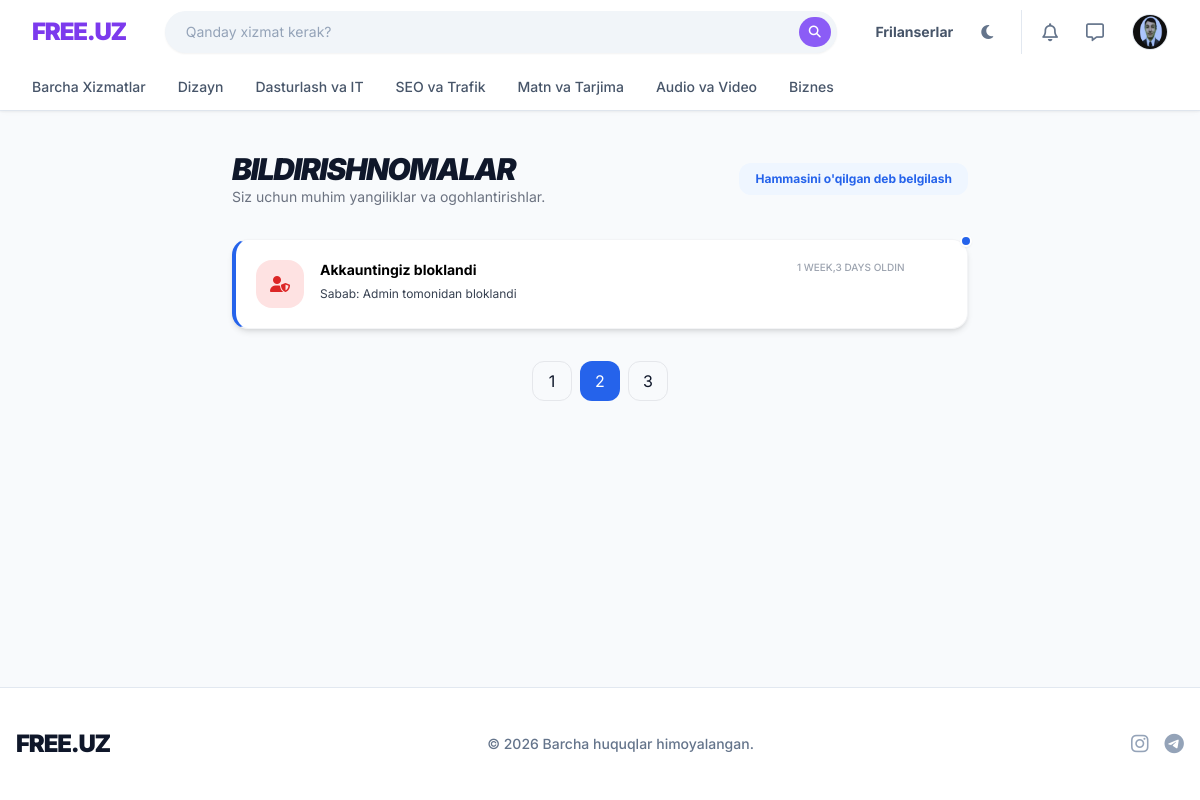
The page /notifications/ (signed in) on the database its author committed.
### Client/models.py (models this page shows, shortened)
class User(AbstractUser):
    ROLE_CLIENT    = 'client'
    ROLE_DEVELOPER = 'developer'
    ROLE_ADMIN     = 'admin'
    ROLE_CHOICES   = [
        (ROLE_CLIENT,    'Mijoz'),
        (ROLE_DEVELOPER, 'Dasturchi'),
        (ROLE_ADMIN,     'Admin'),
    ]
    email         = models.EmailField(unique=True, verbose_name='Email')
    role          = models.CharField(max_length=20, choices=ROLE_CHOICES, default=ROLE_CLIENT)
    avatar        = models.ImageField(upload_to='avatars/', blank=True, null=True)
    phone         = models.CharField(max_length=20, blank=True, null=True)
    company       = models.CharField(max_length=200, blank=True, null=True)
    bio           = models.TextField(max_length=1000, blank=True, null=True)
    portfolio_url = models.URLField(blank=True, null=True)
    skills        = models.JSONField(default=list, blank=True, null=True)
    contact_public = models.BooleanField(default=True)
    is_verified   = models.BooleanField(default=False)
    is_blocked    = models.BooleanField(default=False)
    block_reason  = models.TextField(blank=True, null=True)
    created_at    = models.DateTimeField(auto_now_add=True)
    updated_at    = models.DateTimeField(auto_now=True)
    USERNAME_FIELD  = 'email'
    REQUIRED_FIELDS = ['username', 'first_name', 'last_name']
    class Meta:
        verbose_name = 'Foydalanuvchi'
        verbose_name_plural = 'Foydalanuvchilar'

class Notification(models.Model):
    TYPE_CHOICES = [
        ('order_new',       'Yangi buyurtma'),
        ('order_accepted',  'Buyurtma qabul qilindi'),
        ('order_rejected',  'Buyurtma rad etildi'),
        ('order_delivered', 'Ish topshirildi'),
        ('order_completed', 'Buyurtma tugallandi'),
        ('order_revision',  'Tuzatish so\'raldi'),
        ('order_dispute',   'Nizo ochildi'),
        ('order_cancelled', 'Buyurtma bekor qilindi'),
        ('payment_hold',    'To\'lov ushlab qolindi'),
        ('payment_released','To\'lov o\'tkazildi'),
        ('payment_refunded','To\'lov qaytarildi'),
        ('review_new',      'Yangi sharh'),
        ('complaint_new',   'Yangi shikoyat'),
        ('account_blocked', 'Akkaunt bloklandi'),
        ('account_verified','Akkaunt tasdiqlandi'),
    ]
    recipient  = models.ForeignKey(User, on_delete=models.CASCADE, related_name='notifications')
    type       = models.CharField(max_length=50, choices=TYPE_CHOICES)
    title      = models.CharField(max_length=200)
    message    = models.TextField(max_length=500)
    order      = models.ForeignKey(Order, on_delete=models.SET_NULL, null=True, blank=True, related_name='notifications')
    is_read    = models.BooleanField(default=False)
    created_at = models.DateTimeField(auto_now_add=True)
    class Meta:
        verbose_name = 'Bildirishnoma'
        verbose_name_plural = 'Bildirishnomalar'
        ordering = ['-created_at']

### Client/views.py (the view)
# urls.py: path('notifications/',                    views.NotificationListView.as_view(), name='notifications'),
class NotificationListView(View):
    def get(self, request):
        if not request.user.is_authenticated:
            return redirect('client:login')
        notifs = Notification.objects.filter(recipient=request.user).order_by('-created_at')
        filter_type = request.GET.get('filter')
        if filter_type == 'unread':
            notifs = notifs.filter(is_read=False)
        from django.core.paginator import Paginator
        paginator = Paginator(notifs, 20)
        page = request.GET.get('page')
        page_obj = paginator.get_page(page)
        return render(request, 'notifications/list.html', {
            'page_obj': page_obj,
            'notifications': page_obj
        })

### templates/notifications/list.html (shortened to what this page needs)
{% extends 'base.html' %}
{% block content %}
<div class="py-10 max-w-3xl mx-auto px-4">
    <div class="flex items-center justify-between mb-8">
        <div>
            <h1 class="text-3xl font-black italic uppercase tracking-tighter">Bildirishnomalar</h1>
            <p class="text-gray-500 dark:text-gray-400 text-sm">Siz uchun muhim yangiliklar va ogohlantirishlar.</p>
        </div>
        <form method="post" action="#">
            <button type="submit" class="text-xs font-bold text-blue-600 hover:text-blue-700 bg-blue-50 dark:bg-blue-900/20 px-4 py-2 rounded-xl transition">
                Hammasini o'qilgan deb belgilash
            </button>
        </form>
    </div>
    <div class="space-y-3">
        {% for notification in notifications %}
        <div class="relative group">
            <div class="{% if not notification.is_read %}bg-white dark:bg-zinc-900 border-l-4 border-l-blue-600 shadow-md{% else %}bg-gray-50/50 dark:bg-black border-l-4 border-l-transparent{% endif %}
                        rounded-2xl p-5 border border-gray-100 dark:border-zinc-800 transition-all duration-300 hover:shadow-lg flex items-start gap-4">
                <div class="w-12 h-12 rounded-2xl flex-shrink-0 flex items-center justify-center
                    {% if 'order' in notification.type %}bg-blue-100 text-blue-600 dark:bg-blue-900/30
                    {% elif 'payment' in notification.type %}bg-green-100 text-green-600 dark:bg-green-900/30
                    {% elif 'account' in notification.type %}bg-red-100 text-red-600 dark:bg-red-900/30
                    {% else %}bg-blue-50 text-blue-500 dark:bg-zinc-800{% endif %}">
                    {% if 'order' in notification.type %}<i class="fa-solid fa-cart-shopping"></i>
                    {% elif 'payment' in notification.type %}<i class="fa-solid fa-credit-card"></i>
                    {% elif 'account' in notification.type %}<i class="fa-solid fa-user-shield"></i>
                    {% elif 'complaint' in notification.type %}<i class="fa-solid fa-circle-exclamation"></i>
                    {% else %}<i class="fa-solid fa-bell"></i>{% endif %}
                </div>
                <div class="flex-1">
                    <div class="flex justify-between items-start mb-1">
                        <h4 class="font-bold text-sm {% if not notification.is_read %}text-black dark:text-white{% else %}text-gray-500{% endif %}">
                            {{ notification.title }}
                        </h4>
                        <span class="text-[10px] text-gray-400 font-medium uppercase">{{ notification.created_at|timesince }} oldin</span>
                    </div>
                    <p class="text-xs leading-relaxed {% if not notification.is_read %}text-gray-700 dark:text-zinc-300{% else %}text-gray-400{% endif %}">
                        {{ notification.message }}
                    </p>
                </div>
            </div>
            {% if not notification.is_read %}
            <div class="absolute -top-1 -right-1 w-3 h-3 bg-blue-600 rounded-full border-2 border-white dark:border-black shadow-sm animate-pulse"></div>
            {% endif %}
        </div>
        {% endfor %}
    </div>
    <div class="mt-8 flex justify-center">
        <nav class="flex gap-2">
            <button class="w-10 h-10 rounded-xl border dark:border-gray-700 flex items-center justify-center hover:bg-gray-50 dark:hover:bg-gray-700 transition">1</button>
            <button class="w-10 h-10 rounded-xl bg-blue-600 text-white flex items-center justify-center">2</button>
            <button class="w-10 h-10 rounded-xl border dark:border-gray-700 flex items-center justify-center hover:bg-gray-50 dark:hover:bg-gray-700 transition">3</button>
        </nav>
    </div>
</div>
{% endblock %}

### templates/base.html (shortened to what this page needs)
{% load static %}
<!DOCTYPE html>
<html lang="uz" class="light">
<head>
    <script src="https://cdn.tailwindcss.com"></script>
    <link rel="stylesheet" href="https://cdnjs.cloudflare.com/ajax/libs/font-awesome/6.4.0/css/all.min.css">
</head>
<body class="bg-slate-50 dark:bg-darkbg text-slate-900 dark:text-slate-200 transition-colors duration-300 flex flex-col min-h-screen">
    <header class="bg-white dark:bg-darkcard border-b border-slate-200 dark:border-slate-800 sticky top-0 z-50 shadow-sm">
        <div class="max-w-7xl mx-auto px-4 sm:px-6 lg:px-8">
            <div class="flex justify-between h-16 items-center gap-4">
                <a href="/" class="text-2xl font-[900] text-primary-600 dark:text-primary-400 tracking-tighter flex-shrink-0">FREE.UZ</a>
                <div class="flex-1 max-w-2xl hidden md:block">
                    <form action="{% url 'client:service_list' %}" method="get" class="relative group">
                        <input type="text" name="q" placeholder="Qanday xizmat kerak?"
                               class="w-full bg-slate-100 dark:bg-black/50 border border-transparent dark:border-slate-700/50 text-sm rounded-full pl-5 pr-12 py-2.5 outline-none focus:border-primary-500 focus:bg-white dark:focus:bg-black transition-all shadow-sm placeholder-slate-400 dark:placeholder-slate-500">
                        <button type="submit" class="absolute right-1.5 top-1.5 bottom-1.5 w-8 flex items-center justify-center bg-primary-500 hover:bg-primary-600 text-white rounded-full transition-colors">
                            <i class="fa-solid fa-search text-xs"></i>
                        </button>
                    </form>
                </div>
                <div class="flex items-center gap-3 md:gap-5 flex-shrink-0">
                    <a href="{% url 'client:developer_list' %}" class="hidden lg:block text-slate-600 dark:text-slate-300 hover:text-primary-600 dark:hover:text-primary-400 text-sm font-bold transition-colors">Frilanserlar</a>
                    <button id="theme-toggle" class="p-2 text-slate-500 hover:bg-slate-100 dark:hover:bg-slate-800 rounded-full transition-colors">
                        <i id="theme-toggle-dark-icon" class="hidden fa-solid fa-moon"></i>
                    </button>
                    {% if user.is_authenticated %}
                        <div class="flex items-center gap-3 border-l pl-3 border-slate-200 dark:border-slate-700">
                            <a href="{% url 'client:notifications' %}" class="p-2 text-slate-500 hover:text-primary-500 relative transition-colors">
                                <i class="fa-regular fa-bell text-lg"></i>
                            </a>
                            <a href="{% url 'client:chat_list' %}" class="p-2 text-slate-500 hover:text-primary-500 relative transition-colors hidden sm:block">
                                <i class="fa-regular fa-message text-lg"></i>
                            </a>
                            <div class="relative group ml-2">
                                <a href="{% url 'client:profile_detail' user.username %}" class="flex items-center gap-2 cursor-pointer">
                                    {% if user.avatar %}
                                        <img src="{{ user.avatar.url }}" class="w-9 h-9 rounded-full object-cover border border-slate-200 dark:border-slate-700">
                                    {% else %}
                                        <div class="w-9 h-9 rounded-full bg-primary-100 dark:bg-primary-900/30 text-primary-600 dark:text-primary-400 flex items-center justify-center font-bold text-sm border border-primary-200 dark:border-primary-800">
                                            {{ user.username|first|upper }}
                                        </div>
                                    {% endif %}
                                </a>
                            </div>
                        </div>
                    {% endif %}
                </div>
            </div>
        </div>
        <div class="border-t border-slate-100 dark:border-slate-800/50 hidden md:block border-b border-transparent shadow-[0_4px_6px_-1px_rgba(0,0,0,0.02)]">
            <div class="max-w-7xl mx-auto px-4 sm:px-6 lg:px-8">
                <ul class="flex space-x-8 overflow-x-auto py-3 text-sm font-medium text-slate-600 dark:text-slate-400">
                    <li><a href="{% url 'client:service_list' %}" class="hover:text-primary-600 dark:hover:text-primary-400 whitespace-nowrap transition-colors">Barcha Xizmatlar</a></li>
                    <li><a href="{% url 'client:service_list' %}?category=dizayn" class="hover:text-primary-600 dark:hover:text-primary-400 whitespace-nowrap transition-colors">Dizayn</a></li>
                    <li><a href="{% url 'client:service_list' %}?category=dasturlash" class="hover:text-primary-600 dark:hover:text-primary-400 whitespace-nowrap transition-colors">Dasturlash va IT</a></li>
                    <li><a href="{% url 'client:service_list' %}?category=seo" class="hover:text-primary-600 dark:hover:text-primary-400 whitespace-nowrap transition-colors">SEO va Trafik</a></li>
                    <li><a href="{% url 'client:service_list' %}?category=matn" class="hover:text-primary-600 dark:hover:text-primary-400 whitespace-nowrap transition-colors">Matn va Tarjima</a></li>
                    <li><a href="{% url 'client:service_list' %}?category=audio" class="hover:text-primary-600 dark:hover:text-primary-400 whitespace-nowrap transition-colors">Audio va Video</a></li>
                    <li><a href="{% url 'client:service_list' %}?category=biznes" class="hover:text-primary-600 dark:hover:text-primary-400 whitespace-nowrap transition-colors">Biznes</a></li>
                </ul>
            </div>
        </div>
    </header>
    <main class="flex-1 max-w-7xl mx-auto w-full px-4 sm:px-6 lg:px-8">
        {% block content %}{% endblock %}
    </main>
    <footer class="bg-white dark:bg-darkcard border-t border-slate-200 dark:border-slate-800 py-10 mt-auto">
        <div class="max-w-7xl mx-auto px-4 flex flex-col md:flex-row items-center justify-between gap-4">
            <div class="text-2xl font-[900] text-slate-900 dark:text-white tracking-tighter">FREE.UZ</div>
            <p class="text-slate-500 dark:text-slate-400 text-sm font-medium">© 2026 Barcha huquqlar himoyalangan.</p>
            <div class="flex items-center gap-4 text-slate-400">
                <a href="#" class="hover:text-primary-500 transition-colors"><i class="fa-brands fa-instagram text-xl"></i></a>
                <a href="#" class="hover:text-primary-500 transition-colors"><i class="fa-brands fa-telegram text-xl"></i></a>
            </div>
        </div>
    </footer>
</body>
</html>

### templates/base.html (style rules this page uses)
body { font-family: 'Inter', sans-serif; -webkit-font-smoothing: antialiased; }

### rows shown on the page
User: avatar (picture)
Notification: title "Akkauntingiz bloklandi", created_at "1 WEEK,3 DAYS", message "Sabab: Admin tomonidan bloklandi", is_read False (drawn)
